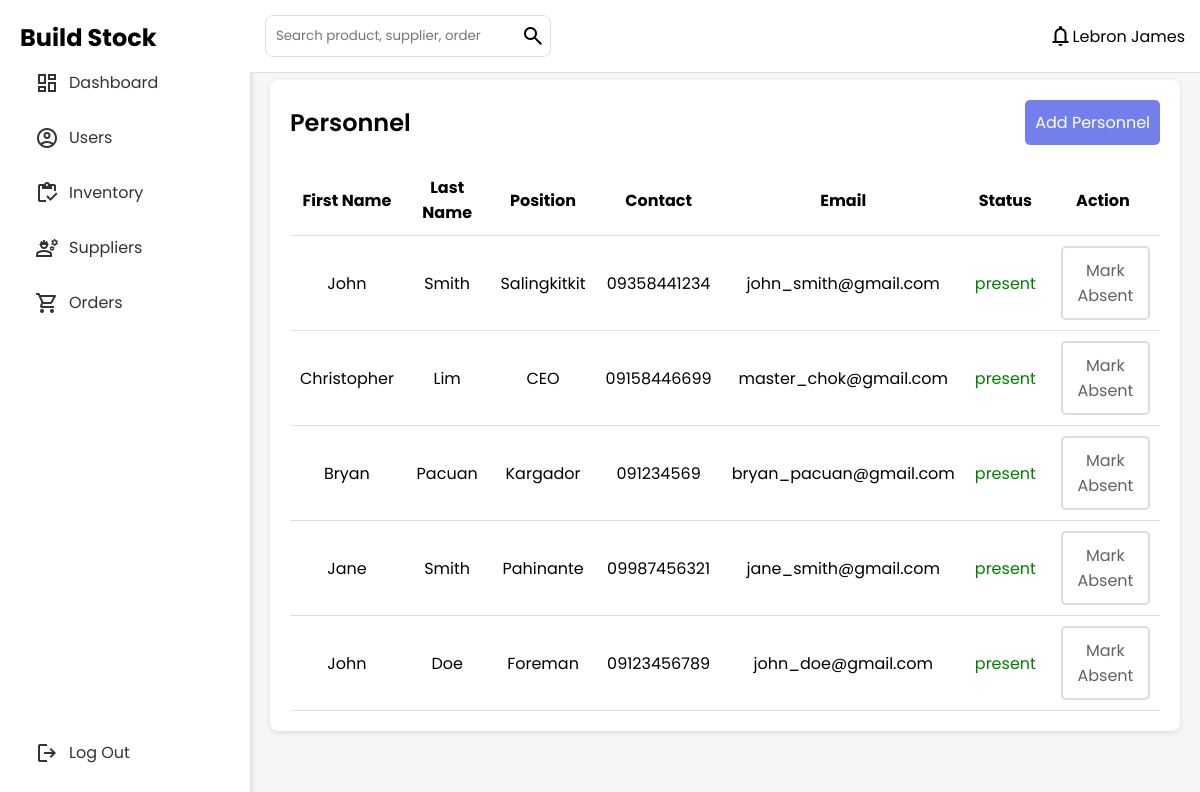
Screenshot of /personnel.php (signed in) with the database file from the repository.
### tables this page shows
CREATE TABLE `personnel` (
  `personnel_id` int(11) NOT NULL,
  `first_name` varchar(60) NOT NULL,
  `last_name` varchar(50) NOT NULL,
  `position` varchar(100) NOT NULL,
  `contact` varchar(15) NOT NULL,
  `email` varchar(60) NOT NULL,
  `status` enum('present','absent') DEFAULT 'present',
  `created_at` timestamp NOT NULL DEFAULT current_timestamp()
);

### personnel.php (the view, shortened to what this page needs)
<?php
    require_once "./handlers/database_handler.php";
    try {
        $stmt = $pdo->query("SELECT * FROM personnel ORDER BY created_at DESC");
        $personnelList = $stmt->fetchAll(PDO::FETCH_ASSOC);
    } catch (PDOException $e) {
        error_log("Database error: " . $e->getMessage());
        $personnelList = [];
        die("Error fetching personnel data. Please try again later.");
    }
?>
<!DOCTYPE html>
<html lang="en">
<head>
    <link rel="stylesheet" href="./styles/style.css">
</head>
<body>
    <div class="container">
        <?php include "sidebar.php"; ?>
        <main>
            <header><?php include "header.php"; ?></header>
            <section class="inventory">
                <div class="inventory-header">
                    <h1>Personnel</h1>
                    <?php if ($_SESSION["role"] !== "procurement") { ?>
                        <button class="btn" id="openFormBtn">Add Personnel</button>
                    <?php } ?>
                </div>
                <table>
                    <thead>
                        <tr>
                            <th>First Name</th>
                            <th>Last Name</th>
                            <th>Position</th>
                            <th>Contact</th>
                            <th>Email</th>
                            <th>Status</th>
                            <?php if ($_SESSION["role"] !== "procurement") { ?>
                                <th>Action</th>
                            <?php } ?>
                        </tr>
                    </thead>
                    <tbody id="personnelTable">
                        <?php foreach ($personnelList as $personnel) : ?>
                            <tr>
                                <td><?= htmlspecialchars($personnel["first_name"]); ?></td>
                                <td><?= htmlspecialchars($personnel["last_name"]); ?></td>
                                <td><?= htmlspecialchars($personnel["position"]); ?></td>
                                <td><?= htmlspecialchars($personnel["contact"]); ?></td>
                                <td><?= htmlspecialchars($personnel["email"]); ?></td>
                                <td class="status success"><?= htmlspecialchars($personnel["status"]); ?></td>
                                <?php if ($_SESSION["role"] !== "procurement") { ?>
                                    <td><button class="btn btn-outline toggle-status">Mark Absent</button></td>
                                <?php } ?>
                            </tr>
                        <?php endforeach; ?>
                    </tbody>
                </table>
            </section>
        </main>
    </div>
</body>
</html>

### styles/style.css (style rules this page uses)
:root { --primary: #7380ec; --danger: red; --success: green; --warning: orange; --background: #f6f6f9; --sidebar-bg: #fff; --table-border: #e0e0e0; }
* { margin: 0; padding: 0; box-sizing: border-box; font-family: Poppins, sans-serif; }
body { display: flex; justify-content: center; align-items: center; height: 100vh; background: var(--background); overflow-x: hidden; margin: 0; }
h1 { margin-bottom: 20px; font-weight: 600; color: var(--text); }
.btn { background: var(--primary); color: white; padding: 10px; width: 30%; border: none; border-radius: 5px; cursor: pointer; font-size: 16px; transition: 0.3s; width: auto; }
.container { display: flex; width: 100%; }
header { background: white; padding: 15px; border-bottom: 1px solid var(--table-border); display: flex; justify-content: space-between; align-items: center; width: calc(100% - 250px); position: fixed; top: 0; left: 250px; z-index: 1000; }
main { align-items: center; width: calc(100% - 250px); position: fixed; top: 0; left: 250px; z-index: 1000; flex-grow: 1; padding: 80px 20px 20px; overflow-y: auto; }
.inventory { background: white; padding: 20px; border-radius: 8px; box-shadow: 0 2px 5px rgba(0, 0, 0, 0.1); }
.inventory-header { display: flex; align-items: center; justify-content: space-between; width: 100%; margin-bottom: 20px; }
.inventory-header h1 { font-size: 24px; font-weight: 600; margin: 0; flex-grow: 1; }
.btn-outline { background: white; color: #5F6368; border: 2px solid #DADCE0; box-shadow: none; width: auto; margin-left: 5px; }
table { width: 100%; border-collapse: collapse; margin-top: 15px; background: white; }
table th, table td { padding: 10px; border-bottom: 1px solid var(--table-border); text-align: center; }
.success { color: var(--success); }

### rows the page displays
personnel: first_name "John", last_name "Smith", position "Salingkitkit", contact "09358441234", email "john_smith@gmail.com", status "present"
personnel: first_name "Christopher", last_name "Lim", position "CEO", contact "09158446699", email "master_chok@gmail.com", status "present"
personnel: first_name "Bryan", last_name "Pacuan", position "Kargador", contact "091234569", email "bryan_pacuan@gmail.com", status "present"
personnel: first_name "Jane", last_name "Smith", position "Pahinante", contact "09987456321", email "jane_smith@gmail.com", status "present"
personnel: first_name "John", last_name "Doe", position "Foreman", contact "09123456789", email "john_doe@gmail.com", status "present"

### other values shown
$_SESSION["first_name"] "Lebron"
$_SESSION["last_name"] "James"
